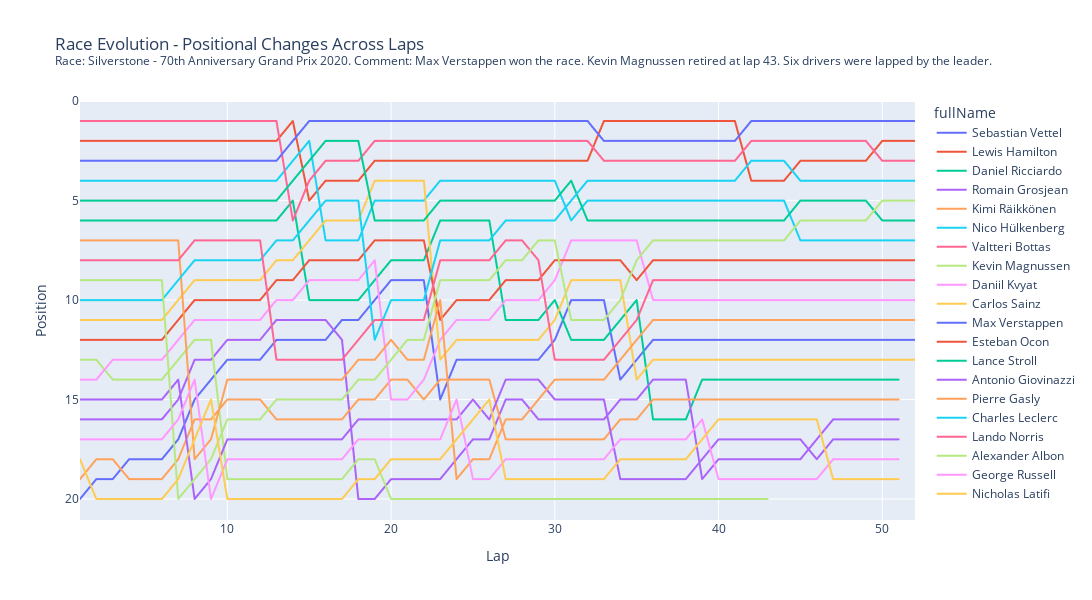

The cell this chart's notebook holds for it:
### Code cell
sample = laps[laps.raceId == 1035].copy()
sample['laptime_s'] = sample['laptime_ms'] / 1000

fig = plotly_linechart(sample, 
                 x_col="lap", 
                 y_col="position", 
                 xtitle="Lap", 
                 ytitle="Position", 
                 color="fullName", 
                 title="Race Evolution - Positional Changes Across Laps", 
                 subtitle=f"Race: {sample.location.iloc[0]} - {sample.raceName.iloc[0]} {sample.year.iloc[0]}. Comment: Max Verstappen won the race. Kevin Magnussen retired at lap 43. Six drivers were lapped by the leader.", 
                 yaxis=True)

fig.show()
fig.write_image(os.path.join(plot_directory, "testViz_raceEvolution2020.webp"))

### Figure 1 — Plotly figure (JSON) as saved in the notebook; plotly's stock layout.template omitted (floating-point values rounded to 4 significant figures)
{"data": [{"hovertemplate": "fullName=Sebastian Vettel<br>Lap=%{x}<br>Position=%{y}<extra></extra>", "legendgroup": "Sebastian Vettel", "line": {"color": "#636efa", "dash": "solid"}, "marker": {"symbol": "circle"}, "mode": "lines", "name": "Sebastian Vettel", "showlegend": true, "type": "scattergl", "x": [1, 2, 3, 4, 5, 6, 7, 8, 9, 10, 11, 12, 13, 14, 15, 16, 17, 18, 19, 20, 21, 22, 23, 24, 25, 26, 27, 28, 29, 30, 31, 32, 33, 34, 35, 36, 37, 38, 39, 40, 41, 42, 43, 44, 45, 46, 47, 48, 49, 50, 51, 52], "xaxis": "x", "y": [20, 19, 19, 18, 18, 18, 17, 15, 14, 13, 13, 13, 12, 12, 12, 12, 11, 11, 10, 9, 9, 9, 15, 13, 13, 13, 13, 13, 13, 12, 10, 10, 10, 14, 13, 12, 12, 12, 12, 12, 12, 12, 12, 12, 12, 12, 12, 12, 12, 12, 12, 12], "yaxis": "y"}, {"hovertemplate": "fullName=Lewis Hamilton<br>Lap=%{x}<br>Position=%{y}<extra></extra>", "legendgroup": "Lewis Hamilton", "line": {"color": "#EF553B", "dash": "solid"}, "marker": {"symbol": "circle"}, "mode": "lines", "name": "Lewis Hamilton", "showlegend": true, "type": "scattergl", "x": [1, 2, 3, 4, 5, 6, 7, 8, 9, 10, 11, 12, 13, 14, 15, 16, 17, 18, 19, 20, 21, 22, 23, 24, 25, 26, 27, 28, 29, 30, 31, 32, 33, 34, 35, 36, 37, 38, 39, 40, 41, 42, 43, 44, 45, 46, 47, 48, 49, 50, 51, 52], "xaxis": "x", "y": [2, 2, 2, 2, 2, 2, 2, 2, 2, 2, 2, 2, 2, 1, 5, 4, 4, 4, 3, 3, 3, 3, 3, 3, 3, 3, 3, 3, 3, 3, 3, 3, 1, 1, 1, 1, 1, 1, 1, 1, 1, 4, 4, 4, 3, 3, 3, 3, 3, 2, 2, 2], "yaxis": "y"}, {"hovertemplate": "fullName=Daniel Ricciardo<br>Lap=%{x}<br>Position=%{y}<extra></extra>", "legendgroup": "Daniel Ricciardo", "line": {"color": "#00cc96", "dash": "solid"}, "marker": {"symbol": "circle"}, "mode": "lines", "name": "Daniel Ricciardo", "showlegend": true, "type": "scattergl", "x": [1, 2, 3, 4, 5, 6, 7, 8, 9, 10, 11, 12, 13, 14, 15, 16, 17, 18, 19, 20, 21, 22, 23, 24, 25, 26, 27, 28, 29, 30, 31, 32, 33, 34, 35, 36, 37, 38, 39, 40, 41, 42, 43, 44, 45, 46, 47, 48, 49, 50, 51], "xaxis": "x", "y": [6, 6, 6, 6, 6, 6, 6, 6, 6, 6, 6, 6, 6, 5, 10, 10, 10, 10, 9, 8, 8, 8, 6, 6, 6, 6, 11, 11, 11, 10, 12, 12, 12, 11, 10, 16, 16, 16, 14, 14, 14, 14, 14, 14, 14, 14, 14, 14, 14, 14, 14], "yaxis": "y"}, {"hovertemplate": "fullName=Romain Grosjean<br>Lap=%{x}<br>Position=%{y}<extra></extra>", "legendgroup": "Romain Grosjean", "line": {"color": "#ab63fa", "dash": "solid"}, "marker": {"symbol": "circle"}, "mode": "lines", "name": "Romain Grosjean", "showlegend": true, "type": "scattergl", "x": [1, 2, 3, 4, 5, 6, 7, 8, 9, 10, 11, 12, 13, 14, 15, 16, 17, 18, 19, 20, 21, 22, 23, 24, 25, 26, 27, 28, 29, 30, 31, 32, 33, 34, 35, 36, 37, 38, 39, 40, 41, 42, 43, 44, 45, 46, 47, 48, 49, 50, 51], "xaxis": "x", "y": [16, 16, 16, 16, 16, 16, 15, 13, 13, 12, 12, 12, 11, 11, 11, 11, 12, 20, 20, 19, 19, 19, 19, 18, 17, 17, 15, 15, 16, 16, 16, 16, 16, 15, 15, 14, 14, 14, 19, 18, 18, 18, 18, 18, 18, 17, 16, 16, 16, 16, 16], "yaxis": "y"}, {"hovertemplate": "fullName=Kimi Räikkönen<br>Lap=%{x}<br>Position=%{y}<extra></extra>", "legendgroup": "Kimi Räikkönen", "line": {"color": "#FFA15A", "dash": "solid"}, "marker": {"symbol": "circle"}, "mode": "lines", "name": "Kimi Räikkönen", "showlegend": true, "type": "scattergl", "x": [1, 2, 3, 4, 5, 6, 7, 8, 9, 10, 11, 12, 13, 14, 15, 16, 17, 18, 19, 20, 21, 22, 23, 24, 25, 26, 27, 28, 29, 30, 31, 32, 33, 34, 35, 36, 37, 38, 39, 40, 41, 42, 43, 44, 45, 46, 47, 48, 49, 50, 51], "xaxis": "x", "y": [19, 18, 18, 19, 19, 19, 18, 16, 16, 15, 15, 15, 16, 16, 16, 16, 16, 15, 15, 14, 14, 15, 14, 14, 14, 14, 17, 17, 17, 17, 17, 17, 17, 16, 16, 15, 15, 15, 15, 15, 15, 15, 15, 15, 15, 15, 15, 15, 15, 15, 15], "yaxis": "y"}, {"hovertemplate": "fullName=Nico Hülkenberg<br>Lap=%{x}<br>Position=%{y}<extra></extra>", "legendgroup": "Nico Hülkenberg", "line": {"color": "#19d3f3", "dash": "solid"}, "marker": {"symbol": "circle"}, "mode": "lines", "name": "Nico Hülkenberg", "showlegend": true, "type": "scattergl", "x": [1, 2, 3, 4, 5, 6, 7, 8, 9, 10, 11, 12, 13, 14, 15, 16, 17, 18, 19, 20, 21, 22, 23, 24, 25, 26, 27, 28, 29, 30, 31, 32, 33, 34, 35, 36, 37, 38, 39, 40, 41, 42, 43, 44, 45, 46, 47, 48, 49, 50, 51, 52], "xaxis": "x", "y": [4, 4, 4, 4, 4, 4, 4, 4, 4, 4, 4, 4, 4, 3, 2, 7, 7, 7, 5, 5, 5, 5, 4, 4, 4, 4, 4, 4, 4, 4, 6, 5, 5, 5, 5, 5, 5, 5, 5, 5, 5, 5, 5, 5, 7, 7, 7, 7, 7, 7, 7, 7], "yaxis": "y"}, {"hovertemplate": "fullName=Valtteri Bottas<br>Lap=%{x}<br>Position=%{y}<extra></extra>", "legendgroup": "Valtteri Bottas", "line": {"color": "#FF6692", "dash": "solid"}, "marker": {"symbol": "circle"}, "mode": "lines", "name": "Valtteri Bottas", "showlegend": true, "type": "scattergl", "x": [1, 2, 3, 4, 5, 6, 7, 8, 9, 10, 11, 12, 13, 14, 15, 16, 17, 18, 19, 20, 21, 22, 23, 24, 25, 26, 27, 28, 29, 30, 31, 32, 33, 34, 35, 36, 37, 38, 39, 40, 41, 42, 43, 44, 45, 46, 47, 48, 49, 50, 51, 52], "xaxis": "x", "y": [1, 1, 1, 1, 1, 1, 1, 1, 1, 1, 1, 1, 1, 6, 4, 3, 3, 3, 2, 2, 2, 2, 2, 2, 2, 2, 2, 2, 2, 2, 2, 2, 3, 3, 3, 3, 3, 3, 3, 3, 3, 2, 2, 2, 2, 2, 2, 2, 2, 3, 3, 3], "yaxis": "y"}, {"hovertemplate": "fullName=Kevin Magnussen<br>Lap=%{x}<br>Position=%{y}<extra></extra>", "legendgroup": "Kevin Magnussen", "line": {"color": "#B6E880", "dash": "solid"}, "marker": {"symbol": "circle"}, "mode": "lines", "name": "Kevin Magnussen", "showlegend": true, "type": "scattergl", "x": [1, 2, 3, 4, 5, 6, 7, 8, 9, 10, 11, 12, 13, 14, 15, 16, 17, 18, 19, 20, 21, 22, 23, 24, 25, 26, 27, 28, 29, 30, 31, 32, 33, 34, 35, 36, 37, 38, 39, 40, 41, 42, 43], "xaxis": "x", "y": [13, 13, 14, 14, 14, 14, 13, 12, 12, 19, 19, 19, 19, 19, 19, 19, 19, 18, 18, 20, 20, 20, 20, 20, 20, 20, 20, 20, 20, 20, 20, 20, 20, 20, 20, 20, 20, 20, 20, 20, 20, 20, 20], "yaxis": "y"}, {"hovertemplate": "fullName=Daniil Kvyat<br>Lap=%{x}<br>Position=%{y}<extra></extra>", "legendgroup": "Daniil Kvyat", "line": {"color": "#FF97FF", "dash": "solid"}, "marker": {"symbol": "circle"}, "mode": "lines", "name": "Daniil Kvyat", "showlegend": true, "type": "scattergl", "x": [1, 2, 3, 4, 5, 6, 7, 8, 9, 10, 11, 12, 13, 14, 15, 16, 17, 18, 19, 20, 21, 22, 23, 24, 25, 26, 27, 28, 29, 30, 31, 32, 33, 34, 35, 36, 37, 38, 39, 40, 41, 42, 43, 44, 45, 46, 47, 48, 49, 50, 51, 52], "xaxis": "x", "y": [14, 14, 13, 13, 13, 13, 12, 11, 11, 11, 11, 11, 10, 10, 9, 9, 9, 9, 8, 15, 15, 14, 12, 11, 11, 11, 10, 10, 10, 9, 7, 7, 7, 7, 7, 10, 10, 10, 10, 10, 10, 10, 10, 10, 10, 10, 10, 10, 10, 10, 10, 10], "yaxis": "y"}, {"hovertemplate": "fullName=Carlos Sainz<br>Lap=%{x}<br>Position=%{y}<extra></extra>", "legendgroup": "Carlos Sainz", "line": {"color": "#FECB52", "dash": "solid"}, "marker": {"symbol": "circle"}, "mode": "lines", "name": "Carlos Sainz", "showlegend": true, "type": "scattergl", "x": [1, 2, 3, 4, 5, 6, 7, 8, 9, 10, 11, 12, 13, 14, 15, 16, 17, 18, 19, 20, 21, 22, 23, 24, 25, 26, 27, 28, 29, 30, 31, 32, 33, 34, 35, 36, 37, 38, 39, 40, 41, 42, 43, 44, 45, 46, 47, 48, 49, 50, 51, 52], "xaxis": "x", "y": [11, 11, 11, 11, 11, 11, 10, 9, 9, 9, 9, 9, 8, 8, 7, 6, 6, 6, 4, 4, 4, 4, 13, 12, 12, 12, 12, 12, 12, 11, 9, 9, 9, 9, 14, 13, 13, 13, 13, 13, 13, 13, 13, 13, 13, 13, 13, 13, 13, 13, 13, 13], "yaxis": "y"}, {"hovertemplate": "fullName=Max Verstappen<br>Lap=%{x}<br>Position=%{y}<extra></extra>", "legendgroup": "Max Verstappen", "line": {"color": "#636efa", "dash": "solid"}, "marker": {"symbol": "circle"}, "mode": "lines", "name": "Max Verstappen", "showlegend": true, "type": "scattergl", "x": [1, 2, 3, 4, 5, 6, 7, 8, 9, 10, 11, 12, 13, 14, 15, 16, 17, 18, 19, 20, 21, 22, 23, 24, 25, 26, 27, 28, 29, 30, 31, 32, 33, 34, 35, 36, 37, 38, 39, 40, 41, 42, 43, 44, 45, 46, 47, 48, 49, 50, 51, 52], "xaxis": "x", "y": [3, 3, 3, 3, 3, 3, 3, 3, 3, 3, 3, 3, 3, 2, 1, 1, 1, 1, 1, 1, 1, 1, 1, 1, 1, 1, 1, 1, 1, 1, 1, 1, 2, 2, 2, 2, 2, 2, 2, 2, 2, 1, 1, 1, 1, 1, 1, 1, 1, 1, 1, 1], "yaxis": "y"}, {"hovertemplate": "fullName=Esteban Ocon<br>Lap=%{x}<br>Position=%{y}<extra></extra>", "legendgroup": "Esteban Ocon", "line": {"color": "#EF553B", "dash": "solid"}, "marker": {"symbol": "circle"}, "mode": "lines", "name": "Esteban Ocon", "showlegend": true, "type": "scattergl", "x": [1, 2, 3, 4, 5, 6, 7, 8, 9, 10, 11, 12, 13, 14, 15, 16, 17, 18, 19, 20, 21, 22, 23, 24, 25, 26, 27, 28, 29, 30, 31, 32, 33, 34, 35, 36, 37, 38, 39, 40, 41, 42, 43, 44, 45, 46, 47, 48, 49, 50, 51, 52], "xaxis": "x", "y": [12, 12, 12, 12, 12, 12, 11, 10, 10, 10, 10, 10, 9, 9, 8, 8, 8, 8, 7, 7, 7, 7, 11, 10, 10, 10, 9, 9, 9, 8, 8, 8, 8, 8, 9, 8, 8, 8, 8, 8, 8, 8, 8, 8, 8, 8, 8, 8, 8, 8, 8, 8], "yaxis": "y"}, {"hovertemplate": "fullName=Lance Stroll<br>Lap=%{x}<br>Position=%{y}<extra></extra>", "legendgroup": "Lance Stroll", "line": {"color": "#00cc96", "dash": "solid"}, "marker": {"symbol": "circle"}, "mode": "lines", "name": "Lance Stroll", "showlegend": true, "type": "scattergl", "x": [1, 2, 3, 4, 5, 6, 7, 8, 9, 10, 11, 12, 13, 14, 15, 16, 17, 18, 19, 20, 21, 22, 23, 24, 25, 26, 27, 28, 29, 30, 31, 32, 33, 34, 35, 36, 37, 38, 39, 40, 41, 42, 43, 44, 45, 46, 47, 48, 49, 50, 51, 52], "xaxis": "x", "y": [5, 5, 5, 5, 5, 5, 5, 5, 5, 5, 5, 5, 5, 4, 3, 2, 2, 2, 6, 6, 6, 6, 5, 5, 5, 5, 5, 5, 5, 5, 4, 6, 6, 6, 6, 6, 6, 6, 6, 6, 6, 6, 6, 6, 5, 5, 5, 5, 5, 6, 6, 6], "yaxis": "y"}, {"hovertemplate": "fullName=Antonio Giovinazzi<br>Lap=%{x}<br>Position=%{y}<extra></extra>", "legendgroup": "Antonio Giovinazzi", "line": {"color": "#ab63fa", "dash": "solid"}, "marker": {"symbol": "circle"}, "mode": "lines", "name": "Antonio Giovinazzi", "showlegend": true, "type": "scattergl", "x": [1, 2, 3, 4, 5, 6, 7, 8, 9, 10, 11, 12, 13, 14, 15, 16, 17, 18, 19, 20, 21, 22, 23, 24, 25, 26, 27, 28, 29, 30, 31, 32, 33, 34, 35, 36, 37, 38, 39, 40, 41, 42, 43, 44, 45, 46, 47, 48, 49, 50, 51], "xaxis": "x", "y": [15, 15, 15, 15, 15, 15, 14, 20, 19, 17, 17, 17, 17, 17, 17, 17, 17, 16, 16, 16, 16, 16, 16, 16, 15, 16, 14, 14, 14, 15, 15, 15, 15, 19, 19, 19, 19, 19, 18, 17, 17, 17, 17, 17, 17, 18, 17, 17, 17, 17, 17], "yaxis": "y"}, {"hovertemplate": "fullName=Pierre Gasly<br>Lap=%{x}<br>Position=%{y}<extra></extra>", "legendgroup": "Pierre Gasly", "line": {"color": "#FFA15A", "dash": "solid"}, "marker": {"symbol": "circle"}, "mode": "lines", "name": "Pierre Gasly", "showlegend": true, "type": "scattergl", "x": [1, 2, 3, 4, 5, 6, 7, 8, 9, 10, 11, 12, 13, 14, 15, 16, 17, 18, 19, 20, 21, 22, 23, 24, 25, 26, 27, 28, 29, 30, 31, 32, 33, 34, 35, 36, 37, 38, 39, 40, 41, 42, 43, 44, 45, 46, 47, 48, 49, 50, 51, 52], "xaxis": "x", "y": [7, 7, 7, 7, 7, 7, 7, 18, 17, 14, 14, 14, 14, 14, 14, 14, 14, 13, 13, 12, 13, 13, 10, 19, 18, 18, 16, 16, 15, 14, 14, 14, 14, 13, 12, 11, 11, 11, 11, 11, 11, 11, 11, 11, 11, 11, 11, 11, 11, 11, 11, 11], "yaxis": "y"}, {"hovertemplate": "fullName=Charles Leclerc<br>Lap=%{x}<br>Position=%{y}<extra></extra>", "legendgroup": "Charles Leclerc", "line": {"color": "#19d3f3", "dash": "solid"}, "marker": {"symbol": "circle"}, "mode": "lines", "name": "Charles Leclerc", "showlegend": true, "type": "scattergl", "x": [1, 2, 3, 4, 5, 6, 7, 8, 9, 10, 11, 12, 13, 14, 15, 16, 17, 18, 19, 20, 21, 22, 23, 24, 25, 26, 27, 28, 29, 30, 31, 32, 33, 34, 35, 36, 37, 38, 39, 40, 41, 42, 43, 44, 45, 46, 47, 48, 49, 50, 51, 52], "xaxis": "x", "y": [10, 10, 10, 10, 10, 10, 9, 8, 8, 8, 8, 8, 7, 7, 6, 5, 5, 5, 12, 10, 10, 10, 7, 7, 7, 7, 6, 6, 6, 6, 5, 4, 4, 4, 4, 4, 4, 4, 4, 4, 4, 3, 3, 3, 4, 4, 4, 4, 4, 4, 4, 4], "yaxis": "y"}, {"hovertemplate": "fullName=Lando Norris<br>Lap=%{x}<br>Position=%{y}<extra></extra>", "legendgroup": "Lando Norris", "line": {"color": "#FF6692", "dash": "solid"}, "marker": {"symbol": "circle"}, "mode": "lines", "name": "Lando Norris", "showlegend": true, "type": "scattergl", "x": [1, 2, 3, 4, 5, 6, 7, 8, 9, 10, 11, 12, 13, 14, 15, 16, 17, 18, 19, 20, 21, 22, 23, 24, 25, 26, 27, 28, 29, 30, 31, 32, 33, 34, 35, 36, 37, 38, 39, 40, 41, 42, 43, 44, 45, 46, 47, 48, 49, 50, 51, 52], "xaxis": "x", "y": [8, 8, 8, 8, 8, 8, 8, 7, 7, 7, 7, 7, 13, 13, 13, 13, 13, 12, 11, 11, 11, 11, 8, 8, 8, 8, 7, 7, 8, 13, 13, 13, 13, 12, 11, 9, 9, 9, 9, 9, 9, 9, 9, 9, 9, 9, 9, 9, 9, 9, 9, 9], "yaxis": "y"}, {"hovertemplate": "fullName=Alexander Albon<br>Lap=%{x}<br>Position=%{y}<extra></extra>", "legendgroup": "Alexander Albon", "line": {"color": "#B6E880", "dash": "solid"}, "marker": {"symbol": "circle"}, "mode": "lines", "name": "Alexander Albon", "showlegend": true, "type": "scattergl", "x": [1, 2, 3, 4, 5, 6, 7, 8, 9, 10, 11, 12, 13, 14, 15, 16, 17, 18, 19, 20, 21, 22, 23, 24, 25, 26, 27, 28, 29, 30, 31, 32, 33, 34, 35, 36, 37, 38, 39, 40, 41, 42, 43, 44, 45, 46, 47, 48, 49, 50, 51, 52], "xaxis": "x", "y": [9, 9, 9, 9, 9, 9, 20, 19, 18, 16, 16, 16, 15, 15, 15, 15, 15, 14, 14, 13, 12, 12, 9, 9, 9, 9, 8, 8, 7, 7, 11, 11, 11, 10, 8, 7, 7, 7, 7, 7, 7, 7, 7, 7, 6, 6, 6, 6, 6, 5, 5, 5], "yaxis": "y"}, {"hovertemplate": "fullName=George Russell<br>Lap=%{x}<br>Position=%{y}<extra></extra>", "legendgroup": "George Russell", "line": {"color": "#FF97FF", "dash": "solid"}, "marker": {"symbol": "circle"}, "mode": "lines", "name": "George Russell", "showlegend": true, "type": "scattergl", "x": [1, 2, 3, 4, 5, 6, 7, 8, 9, 10, 11, 12, 13, 14, 15, 16, 17, 18, 19, 20, 21, 22, 23, 24, 25, 26, 27, 28, 29, 30, 31, 32, 33, 34, 35, 36, 37, 38, 39, 40, 41, 42, 43, 44, 45, 46, 47, 48, 49, 50, 51], "xaxis": "x", "y": [17, 17, 17, 17, 17, 17, 16, 14, 20, 18, 18, 18, 18, 18, 18, 18, 18, 17, 17, 17, 17, 17, 17, 15, 19, 19, 18, 18, 18, 18, 18, 18, 18, 17, 17, 17, 17, 17, 16, 19, 19, 19, 19, 19, 19, 19, 18, 18, 18, 18, 18], "yaxis": "y"}, {"hovertemplate": "fullName=Nicholas Latifi<br>Lap=%{x}<br>Position=%{y}<extra></extra>", "legendgroup": "Nicholas Latifi", "line": {"color": "#FECB52", "dash": "solid"}, "marker": {"symbol": "circle"}, "mode": "lines", "name": "Nicholas Latifi", "showlegend": true, "type": "scattergl", "x": [1, 2, 3, 4, 5, 6, 7, 8, 9, 10, 11, 12, 13, 14, 15, 16, 17, 18, 19, 20, 21, 22, 23, 24, 25, 26, 27, 28, 29, 30, 31, 32, 33, 34, 35, 36, 37, 38, 39, 40, 41, 42, 43, 44, 45, 46, 47, 48, 49, 50, 51], "xaxis": "x", "y": [18, 20, 20, 20, 20, 20, 19, 17, 15, 20, 20, 20, 20, 20, 20, 20, 20, 19, 19, 18, 18, 18, 18, 17, 16, 15, 19, 19, 19, 19, 19, 19, 19, 18, 18, 18, 18, 18, 17, 16, 16, 16, 16, 16, 16, 16, 19, 19, 19, 19, 19], "yaxis": "y"}], "layout": {"autosize": false, "height": 600, "legend": {"title": {"text": "fullName"}, "tracegroupgap": 0}, "title": {"text": "Race Evolution - Positional Changes Across Laps<br><sup>Race: Silverstone - 70th Anniversary Grand Prix 2020. Comment: Max Verstappen won the race. Kevin Magnussen retired at lap 43. Six drivers were lapped by the leader.</sup>"}, "width": 1600, "xaxis": {"anchor": "y", "domain": [0, 1], "title": {"text": "Lap"}}, "yaxis": {"anchor": "x", "autorange": "reversed", "domain": [0, 1], "title": {"text": "Position"}}}}
